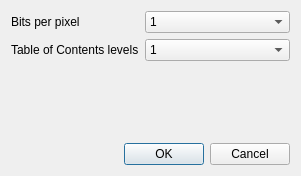
<?xml version="1.0" encoding="UTF-8"?>
<ui version="4.0">
 <class>WolExportDlg</class>
 <widget class="QDialog" name="WolExportDlg">
  <property name="geometry">
   <rect>
    <x>0</x>
    <y>0</y>
    <width>301</width>
    <height>176</height>
   </rect>
  </property>
  <property name="windowTitle">
   <string notr="true">Dialog</string>
  </property>
  <property name="toolTip">
   <string notr="true"/>
  </property>
  <property name="statusTip">
   <string notr="true"/>
  </property>
  <property name="whatsThis">
   <string notr="true"/>
  </property>
  <property name="accessibleName">
   <string notr="true"/>
  </property>
  <property name="accessibleDescription">
   <string notr="true"/>
  </property>
  <property name="windowFilePath">
   <string notr="true"/>
  </property>
  <layout class="QVBoxLayout" name="verticalLayout">
   <item>
    <layout class="QFormLayout" name="formLayout">
     <item row="0" column="0">
      <widget class="QLabel" name="label">
       <property name="accessibleDescription">
        <string notr="true"/>
       </property>
       <property name="text">
        <string>Bits per pixel</string>
       </property>
      </widget>
     </item>
     <item row="0" column="1">
      <widget class="QComboBox" name="cbBitsPerPixel">
       <property name="toolTip">
        <string notr="true"/>
       </property>
       <property name="statusTip">
        <string notr="true"/>
       </property>
       <property name="whatsThis">
        <string notr="true"/>
       </property>
       <property name="accessibleName">
        <string notr="true"/>
       </property>
       <property name="accessibleDescription">
        <string notr="true"/>
       </property>
       <item>
        <property name="text">
         <string>1</string>
        </property>
       </item>
       <item>
        <property name="text">
         <string>2</string>
        </property>
       </item>
      </widget>
     </item>
     <item row="1" column="0">
      <widget class="QLabel" name="label_2">
       <property name="accessibleDescription">
        <string notr="true"/>
       </property>
       <property name="text">
        <string>Table of Contents levels</string>
       </property>
      </widget>
     </item>
     <item row="1" column="1">
      <widget class="QComboBox" name="cbTocLevels">
       <property name="toolTip">
        <string notr="true"/>
       </property>
       <property name="statusTip">
        <string notr="true"/>
       </property>
       <property name="whatsThis">
        <string notr="true"/>
       </property>
       <property name="accessibleName">
        <string notr="true"/>
       </property>
       <property name="accessibleDescription">
        <string notr="true"/>
       </property>
       <item>
        <property name="text">
         <string>1</string>
        </property>
       </item>
       <item>
        <property name="text">
         <string>2</string>
        </property>
       </item>
       <item>
        <property name="text">
         <string>3</string>
        </property>
       </item>
      </widget>
     </item>
    </layout>
   </item>
   <item>
    <widget class="QDialogButtonBox" name="buttonBox">
     <property name="accessibleDescription">
      <string notr="true"/>
     </property>
     <property name="orientation">
      <enum>Qt::Horizontal</enum>
     </property>
     <property name="standardButtons">
      <set>QDialogButtonBox::Cancel|QDialogButtonBox::Ok</set>
     </property>
    </widget>
   </item>
  </layout>
 </widget>
 <resources/>
 <connections>
  <connection>
   <sender>buttonBox</sender>
   <signal>accepted()</signal>
   <receiver>WolExportDlg</receiver>
   <slot>accept()</slot>
   <hints>
    <hint type="sourcelabel">
     <x>248</x>
     <y>254</y>
    </hint>
    <hint type="destinationlabel">
     <x>157</x>
     <y>274</y>
    </hint>
   </hints>
  </connection>
  <connection>
   <sender>buttonBox</sender>
   <signal>rejected()</signal>
   <receiver>WolExportDlg</receiver>
   <slot>reject()</slot>
   <hints>
    <hint type="sourcelabel">
     <x>316</x>
     <y>260</y>
    </hint>
    <hint type="destinationlabel">
     <x>286</x>
     <y>274</y>
    </hint>
   </hints>
  </connection>
 </connections>
</ui>
